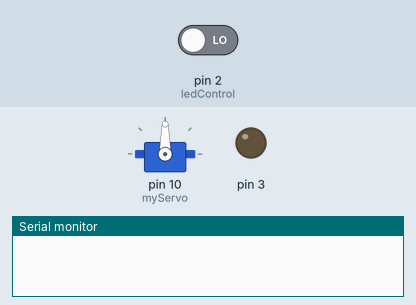
Recording of a sketch running on a simulated Arduino Uno, built with avr-gcc and run on an emulated ATmega328P. On the bench: servo, output pins drawn as LEDs (lit = HIGH), the last lines printed to the serial monitor. Dashed ring = blinking. The test bench sets the inputs (shaded band); at power-on: pin 2 (ledControl) LOW.

Above: at 1.2 s.
1.3 s: pin 2 (ledControl) driven HIGH
At 1.7 s:
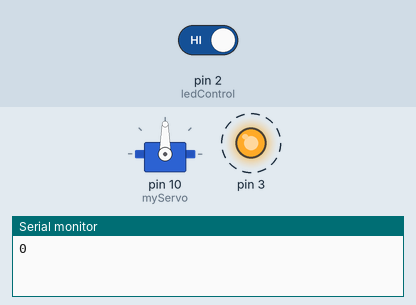
4.3 s: pin 2 (ledControl) driven LOW
At 4.9 s:
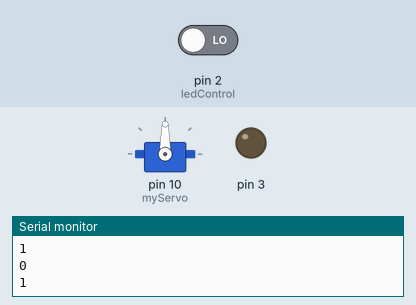
Timing chart, 0 to 7.3 s (numbered marks = the images above; inputs shaded):
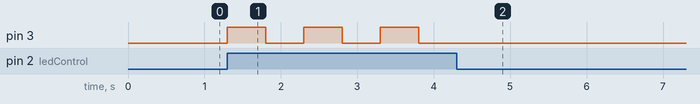

Measured:
- after the input at 1.3 s, pin 3: alternates HIGH for 0.50 s and LOW for 0.50 s, starting at once
- after the input at 4.3 s, pin 3: stops changing and stays LOW

The sketch:

Main.ino
```cpp
//headlights
#include <Servo.h>
#include <IRremote.h>
IRrecv irrecv(6);
decode_results results;
Servo myServo;
int pos = 0;
int stat = 0;

void setup(){
  Serial.begin(9600);
  pinMode(3,OUTPUT);
  myServo.attach(10);
  irrecv.enableIRIn();
}

void servoControl(int pos){
  myServo.write(pos);
}
int ledControl(int stat){
  if (digitalRead(2)==1){
    Serial.println(stat);
    if (stat == 1){
      digitalWrite(3, LOW);
      stat = 0;
      delay(500);
    }
    else{
      digitalWrite(3, HIGH);
      stat = 1;
      delay(500);
    }
    return stat;
  }
}

void loop(){
  stat=ledControl(stat);
  if (irrecv.decode(&results)){
    Serial.println(results.value);
  irrecv.resume();
  }
/*  servoControl(0);
  delay(1000);
  servoControl(75);
  delay(1000);
  servoControl(150);
  delay(1000);*/
}
```
